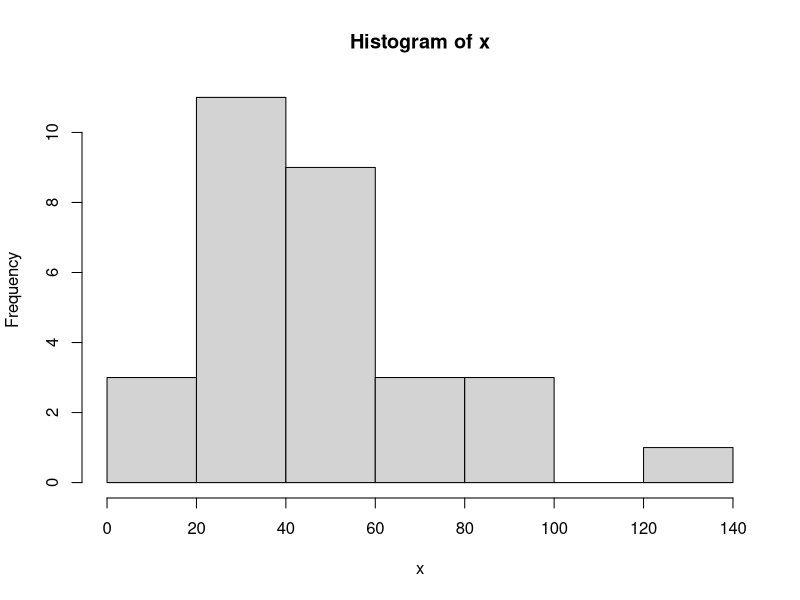
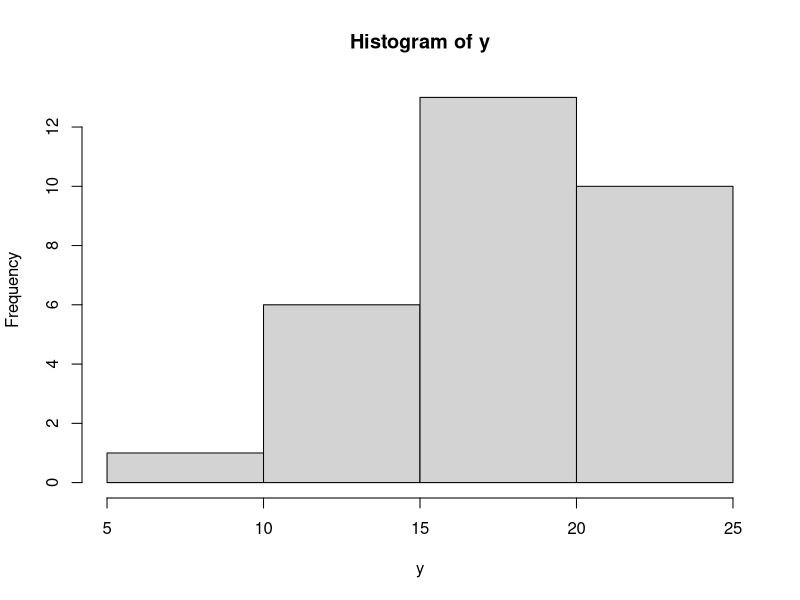
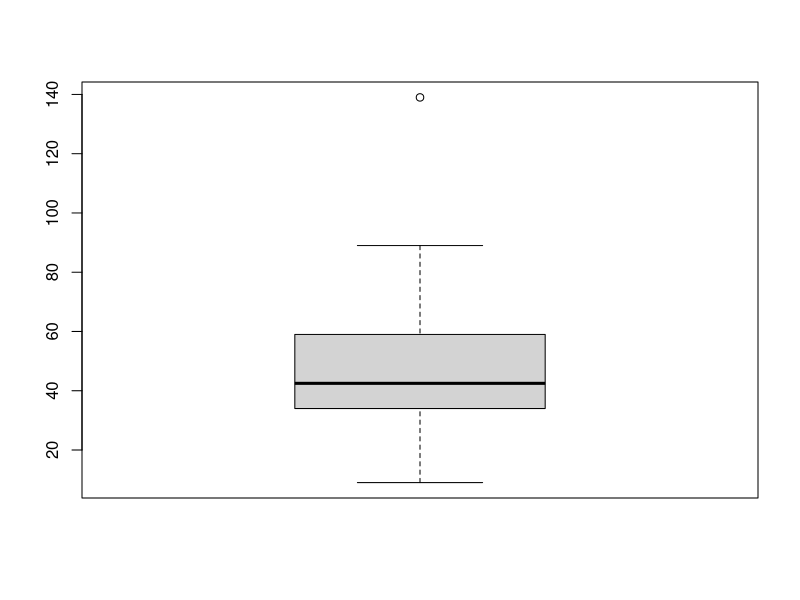
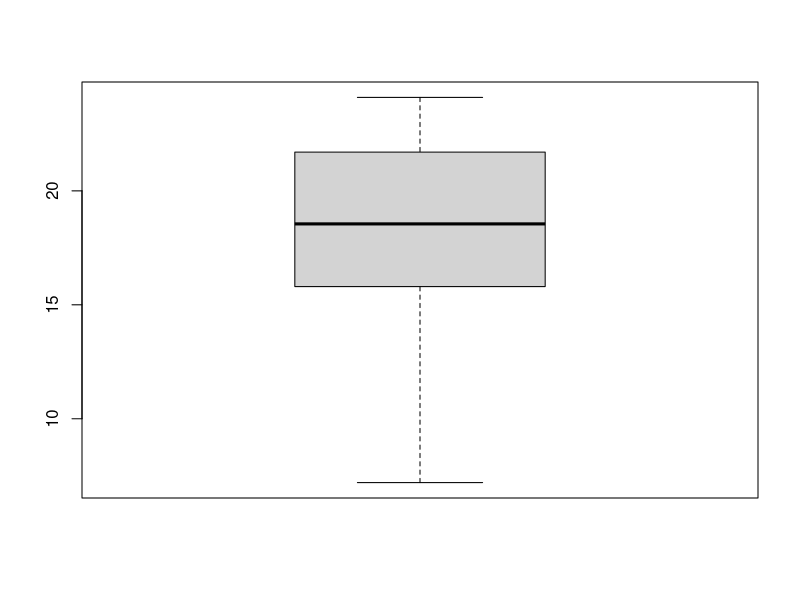
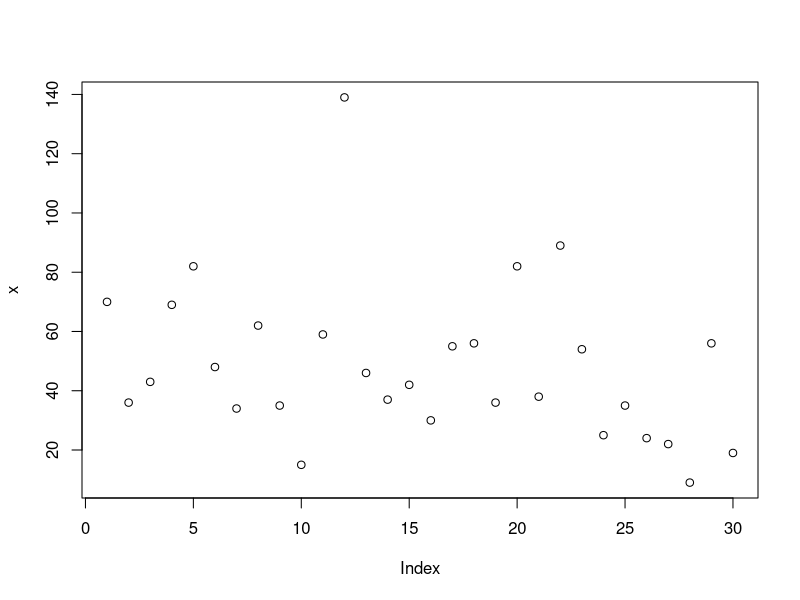
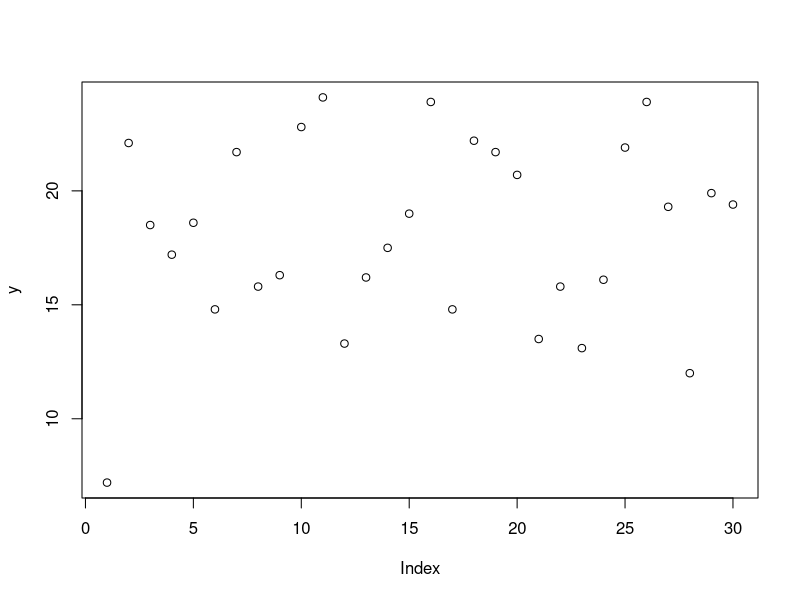

These figures' R source, in order:
# Задача 1.
# Следните податоци внесете ги во два вектори ( директно во R, преку Excel и .txt ). Обработете
# ги комплетно податоците – најдете дескриптивни статистики, хистограм, boxplot, scatterplot.
# 70 , 36, 43, 69, 82, 48, 34, 62, 35, 15, 59, 139, 46, 37, 42, 30, 55, 56, 36, 82, 38,
# 89, 54, 25, 35, 24, 22, 9, 56, 19
# 7.2, 22.1, 18.5, 17.2, 18.6, 14.8, 21.7, 15.8, 16.3, 22.8, 24.1, 13.3, 16.2,
# 17.5, 19.0, 23.9, 14.8, 22.2, 21.7, 20.7, 13.5, 15.8, 13.1, 16.1, 21.9, 23.9,
# 19.3, 12.0, 19.9, 19.4
# Користете ги и посложените параметри при дефинирање на наредбите. Кај хистограмот
# изберете го соодветниот број на колони, според формулата од предавањe

x = c(70 , 36, 43, 69, 82, 48, 34, 62, 35, 15, 59, 139, 46, 37, 42, 30, 55, 56, 36, 82, 38,
      89, 54, 25, 35, 24, 22, 9, 56, 19 )
y = c(7.2, 22.1, 18.5, 17.2, 18.6, 14.8, 21.7, 15.8, 16.3, 22.8, 24.1, 13.3, 16.2,
      17.5, 19.0, 23.9, 14.8, 22.2, 21.7, 20.7, 13.5, 15.8, 13.1, 16.1, 21.9, 23.9,
      19.3, 12.0, 19.9, 19.4 )

mean(x);sd(x);IQR(x);max(x);min(x);var(x);
mean(y);sd(y);IQR(y);max(y);min(y);var(y);

hist(x)
hist(y)
boxplot(x)
boxplot(y)
plot(x)
plot(y)

# Задача 2.
# Х : 1 2 3 4 5 6 7 8 9 10
# У : 1.658131 3.008234 3.667983 6.190716 9.408087 10.582197 13.748631
# 15.394779 18.865287 18.326764
# Нацртајте scatterplot за овие податоци. Дали графикот укажува на некаква зависност на
# податоците? Побарајте го и коефициентот на корелација користејќи ја наредбата cor(). Дали
# постои зависност помеѓу податоците? На оваа задача навратете се и на крајот од
# предавањата и нацртајте ја правата за линеарна регресија.


x = c(1, 2, 3, 4, 5, 6, 7, 8, 9, 10)
y = c(1.658131, 3.008234, 3.667983, 6.190716, 9.408087, 10.582197, 13.748631,
15.394779, 18.865287, 18.326764) 


cor(x,y)